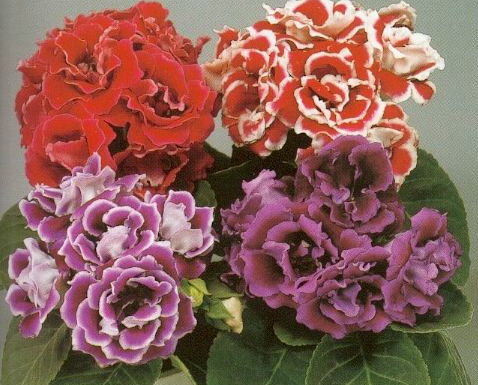
#> input picture flower/flower_0004.jpg, 478 x 385 px; its folder holds only this picture in this run
$ python main.py
#> lines starting #> are read from the running program, lines starting #| are printed output that depends on the picture
import cv2
import glob
import os

for i,filename in enumerate(glob.glob('flower/*.jpg'),1):
    img = cv2.imread(filename)
#> img is the input picture: shape (385, 478, 3); mean B, G, R 89, 96, 141.8
    scale_percent = 50  # percent of original size
    width = int(img.shape[1] * scale_percent / 100)
#> width = 239
    height = int(img.shape[0] * scale_percent / 100)
#> height = 192
    dim = (width, height)
#> dim = (239, 192)
    resized = cv2.resize(img, dim, interpolation=cv2.INTER_AREA)
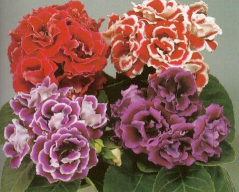
#> resized: shape (192, 239, 3); mean B, G, R 89, 96, 141.8
    gray = cv2.cvtColor(resized, cv2.COLOR_RGB2GRAY)
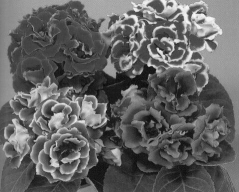
#> gray: shape (192, 239); min 10, max 246, mean 99.1
    path = 'modified_images'
    cv2.imwrite(os.path.join(path, 'flower{}.jpg'.format(i)), gray)

$ run again, on flower/flower_0058.jpg
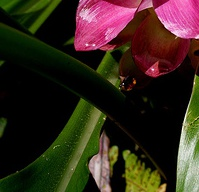
#> input picture flower/flower_0058.jpg, 199 x 192 px
#> img is the input picture: shape (192, 199, 3); mean B, G, R 28, 39.4, 52.8
#> `resized = cv2.resize(img, dim, interpolation=cv2.INTER_AREA)`:
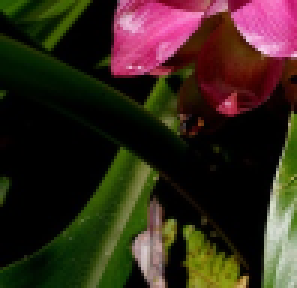
#> resized: shape (96, 99, 3) (shown 3 times larger); mean B, G, R 28, 39.4, 52.8
#> `gray = cv2.cvtColor(resized, cv2.COLOR_RGB2GRAY)`:
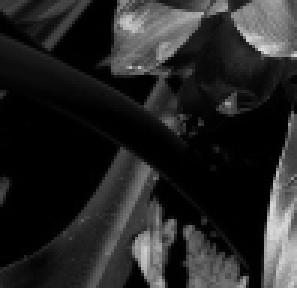
#> gray: shape (96, 99) (shown 3 times larger); min 0, max 220, mean 37.5

$ run again, on flower/flower_0094.jpg
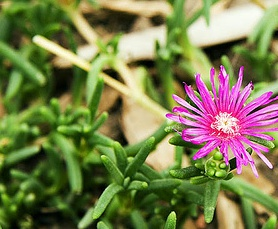
#> input picture flower/flower_0094.jpg, 278 x 229 px
#> img is the input picture: shape (229, 278, 3); mean B, G, R 78.1, 125.7, 122
#> `resized = cv2.resize(img, dim, interpolation=cv2.INTER_AREA)`:
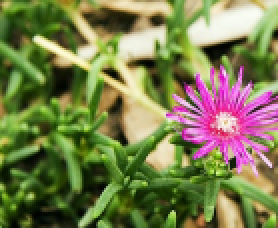
#> resized: shape (114, 139, 3) (shown 2 times larger); mean B, G, R 78.1, 125.7, 122
#> `gray = cv2.cvtColor(resized, cv2.COLOR_RGB2GRAY)`:
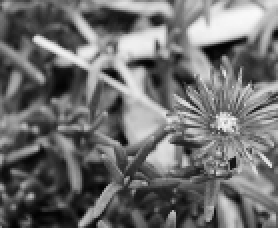
#> gray: shape (114, 139) (shown 2 times larger); min 1, max 250, mean 111

$ run again, on flower/flower_0024.jpg
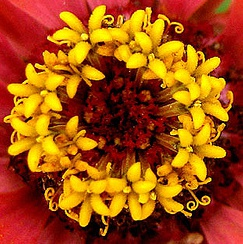
#> input picture flower/flower_0024.jpg, 243 x 244 px
#> img is the input picture: shape (244, 243, 3); mean B, G, R 15, 78.9, 161
#> `resized = cv2.resize(img, dim, interpolation=cv2.INTER_AREA)`:
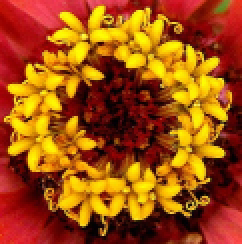
#> resized: shape (122, 121, 3) (shown 2 times larger); mean B, G, R 15, 78.9, 161
#> `gray = cv2.cvtColor(resized, cv2.COLOR_RGB2GRAY)`:
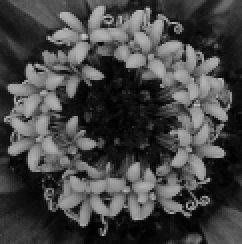
#> gray: shape (122, 121) (shown 2 times larger); min 1, max 198, mean 69.1
